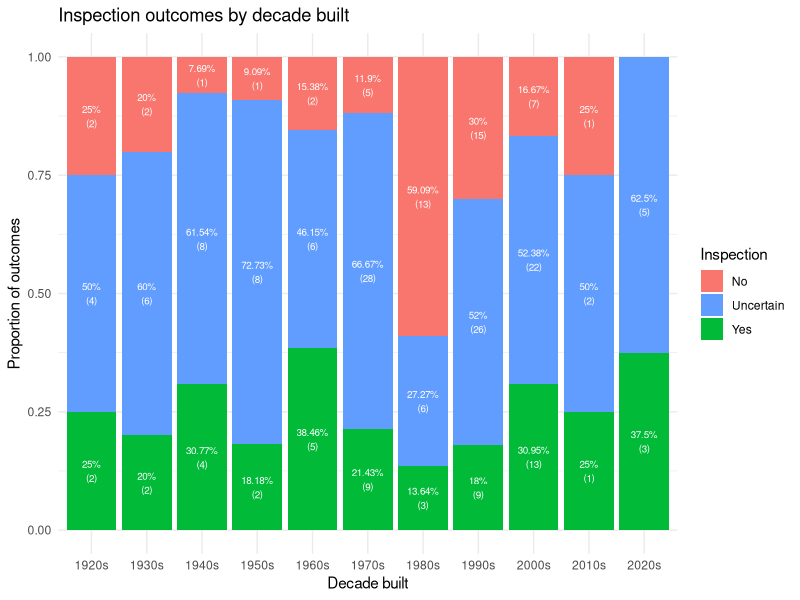

Write R code to recreate this figure.
## ---- chunk 1
library(ggplot2)
library(dplyr)
raw <- read.csv("../Data/CAMCOS and HIZ - Field data.csv")
headers <- as.character(raw[1, ])
## ---- chunk 2
df <- raw[-c(0,1), ]
colnames(df) <- headers
df <- df[ , -1]
## ---- chunk 3

df %>%
  mutate(decade = paste0(floor(as.numeric(df$`Year built`)/ 10) * 10, "s")) %>%
  group_by(decade, Inspection = `Did it pass the most recent cal fire inspection?`) %>%
  summarise(n = n(), .groups = "drop_last") %>%
  mutate(pct = 100 * n / sum(n)) %>%
  ggplot(aes(x = factor(decade), y = pct, fill = Inspection)) +
  geom_col(position = "fill") +
  geom_text(aes(label = paste0(round(pct,2), "%\n(",n,")")),
            position = position_fill(vjust = 0.5),
            color = "white", size = 2.5) +
  scale_fill_manual(values = c(
    "No" = "#F8766D",
    "Yes" = "#00BA38",
    "Uncertain" = "#619CFF"
  ))  + 
  labs(title = "Inspection outcomes by decade built",
       x = "Decade built", y = "Proportion of outcomes") +
  theme_minimal()

